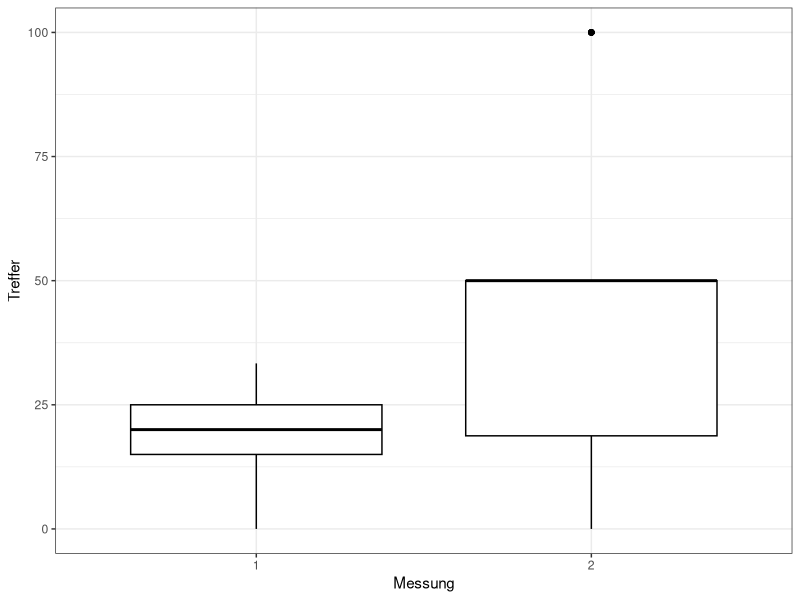
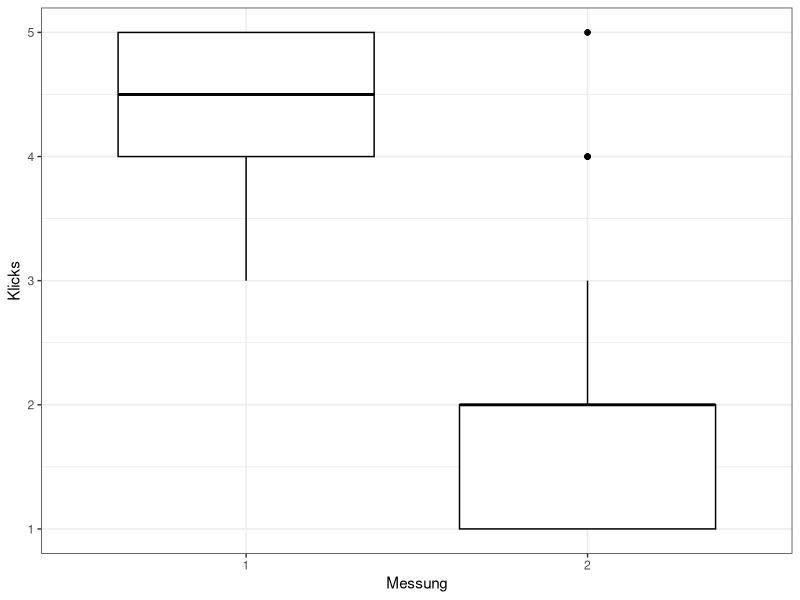

Generate these figures, in order, with R:

# --- Injected Wrappers 
.auto_mkdir_wrapper <- function(orig_func) {
  function(x, file, ...) {
    if (missing(file)) {
        # Handle cases where file is passed as first arg (x) implicitly
        if (is.character(x)) file <- x
    }
    if (!is.null(file) && is.character(file)) {
      dir_path <- dirname(file)
      if (!dir.exists(dir_path)) {
        dir.create(dir_path, recursive = TRUE, showWarnings = FALSE)
      }
    }
    orig_func(x, file, ...)
  }
}

.auto_read_wrapper <- function(orig_func) {
  function(file, ...) {
    orig_func(file, ..., fileEncoding = "UTF-8-BOM")
  }
}

read.csv   <- .auto_read_wrapper(utils::read.csv)
read.csv2  <- .auto_read_wrapper(utils::read.csv2)

write.csv  <- .auto_mkdir_wrapper(utils::write.csv)
write.csv2 <- .auto_mkdir_wrapper(utils::write.csv2)
saveRDS    <- .auto_mkdir_wrapper(base::saveRDS)
# --- End Injection


# --- Injected Resiliency Wrapper ---
.auto_mkdir_wrapper <- function(orig_func) {
  function(x, file, ...) {
    if (missing(file)) {
        # Handle cases where file is passed as first arg (x) implicitly
        if (is.character(x)) file <- x
    }
    if (!is.null(file) && is.character(file)) {
      dir_path <- dirname(file)
      if (!dir.exists(dir_path)) {
        dir.create(dir_path, recursive = TRUE, showWarnings = FALSE)
      }
    }
    orig_func(x, file, ...)
  }
}

.auto_read_wrapper <- function(orig_func) {
  function(file, ...) {
    # Ensure we use the explicit utils:: function to avoid recursion
    orig_func(file, ..., fileEncoding = "UTF-8-BOM")
  }
}

# Apply wrappers using explicit namespaces
read.csv   <- .auto_read_wrapper(utils::read.csv)
read.csv2  <- .auto_read_wrapper(utils::read.csv2)

write.csv  <- .auto_mkdir_wrapper(utils::write.csv)
write.csv2 <- .auto_mkdir_wrapper(utils::write.csv2)
saveRDS    <- .auto_mkdir_wrapper(base::saveRDS)
# --- End Injection ---

auto_mkdir_wrapper <- function(orig_func) {
  function(x, file, ...) {
    if (is.character(file)) {
      dir_path <- dirname(file)
      if (!dir.exists(dir_path)) {
        dir.create(dir_path, recursive = TRUE, showWarnings = FALSE)
      }
    }
    orig_func(x, file, ...)
  }
}

auto_read_wrapper <- function(orig_func) {
  function(file, ...) {
    orig_func(file, ..., fileEncoding = "UTF-8-BOM")
  }
}

read.csv <- auto_read_wrapper(utils::read.csv)
read.csv2 <- auto_read_wrapper(utils::read.csv2)

write.csv <- auto_mkdir_wrapper(utils::write.csv)
write.csv2 <- auto_mkdir_wrapper(utils::write.csv2)
saveRDS <- auto_mkdir_wrapper(base::saveRDS)

################################################################################
# Dieser Syntax gehört zu:
#
# Zellner, J., Ebenbeck, N., Gebhardt, M. (2024).
# Entwicklung digitaler Simulationsspiele mit integrierten Entscheidungsbäumen
# zur Förderung der diagnostischen Entscheidungskompetenzen in der
# sonderpädagogischen Lehrkräfteausbildung
#
# Kontakt: Judith Zellner (judith.zellner@edu.lmu.de)
#
# Letzte Änderung: 20.02.2024
################################################################################
# 1. Pakete und Daten ####
library(tidyverse) # Pakete einladen
getwd()
data <- read.csv2("simulationsspiele.csv") # Daten einladen
colnames(data)
# 2. Datenaufbereitung ####
data_2 <- data %>%
  # NA zu 0
  mutate_all(~ coalesce(na_if(., NA), 0)) %>%
  # Auswahl der beiden Lernspiele
  select(c("game1", "game2")) %>%
  # Anzahl an ausgewählten Tests
  mutate(n_tests_1 = nchar(game1), n_tests_2 = nchar(game2)) %>%
  # Position passender Test
  mutate(
    pos_test_1 = str_locate(game1, "4")[, 1],
    pos_test_2 = str_locate(game2, "4")[, 1]
  ) %>%
  # Passender Test als erstes?
  mutate(
    first_test_1 = ifelse(substr(game1, 1, 1) == "4", 1, 0),
    first_test_2 = ifelse(substr(game2, 1, 1) == "4", 1, 0)
  ) %>%
  # Passender Test als letztes?
  mutate(
    last_test_1 = ifelse(
      substr(game1, n_tests_1, n_tests_1) == "4",
      1,
      0
    ),
    last_test_2 = ifelse(
      substr(game2, n_tests_2, n_tests_2) == "4",
      1,
      0
    )
  )

# 3. Datenanalyse ####

summary(data_2)

sd1 <- sd(data_2$n_tests_1)
sd2 <- sd(data_2$n_tests_2)


# 4. Darstellung der Daten ####

neu <- data_2 %>%
  select(1:2) %>%
  mutate(across(everything(), ~ na_if(., 0))) %>%
  mutate(across(everything(), as.character)) %>%
  mutate(clicks1 = nchar(game1)) %>%
  mutate(clicks2 = nchar(game2)) %>%
  mutate(correct1 = str_detect(game1, "4")) %>%
  mutate(correct2 = str_detect(game2, "4"))


a <- neu %>%
  select(clicks1, clicks2, correct1, correct2) %>%
  pivot_longer(
    cols = c(clicks1, clicks2),
    names_to = "Messzeitpunkt",
    values_to = "n"
  ) %>%
  pivot_longer(
    cols = c(correct1, correct2),
    names_to = "Messzeitpunkt2",
    values_to = "n2"
  ) %>%
  mutate(Messung = str_sub(Messzeitpunkt, start = -1)) %>%
  select(-c(Messzeitpunkt, Messzeitpunkt2)) %>%
  mutate(n2 = ifelse(as.character(n2) == TRUE, 1, 0)) %>%
  mutate(Treffer = (n2 / n) * 100)

a <- a %>%
  mutate(Messung = ifelse(Messung == "6", "2", Messung)) %>%
  mutate(Messung = as.factor(Messung))

a <- rename(a, Klicks = n)


# Boxplots aus a

ggplot(data = a, aes(x = Messung, y = Treffer)) +
  geom_boxplot(fill = "white", color = "black") +
  theme_bw()

ggplot(data = a, aes(x = Messung, y = Klicks)) +
  geom_boxplot(fill = "white", color = "black") +
  theme_bw()
